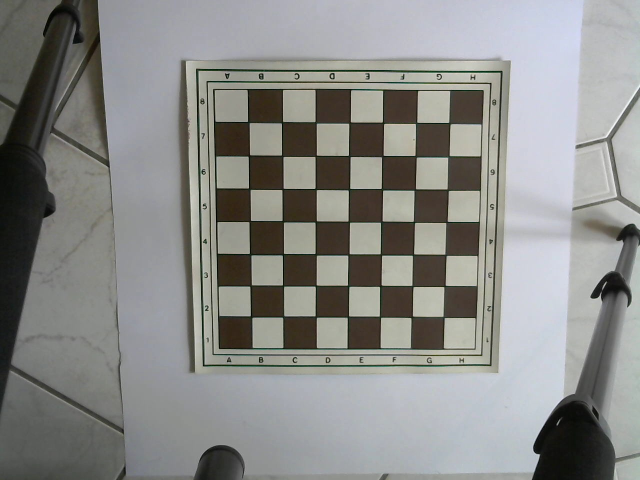
#> input picture testMedia/chessBoard001.jpg, 1280 x 960 px (shown at 1/2 size)
$ python -i Video.py   (imports and definitions only)
#> lines starting #> are read from the running program, lines starting #| are printed output that depends on the picture
#> further down, picture is the input picture: shape (960, 1280, 3); mean B, G, R 136, 138.5, 137.9
#!/usr/bin/python3
# -*- encoding: utf-8 -*-
# part of https://github.com/WolfgangFahl/play-chess-with-a-webcam
import cv2
import numpy as np
import math
from time import strftime
from FPSCheck import FPSCheck
from imutils import perspective
import argparse
from threading import Thread
import os
import sys

class Video:
    """ Video handling e.g. recording/writing """

    # construct me with no parameters
    def __init__(self):
        self.cap = None
        self.frames = 0
        self.ispaused = False
        # current Frame
        self.frame = None
        self.processedFrame=None
        self.maxFrames=sys.maxsize
        # still image ass video feature for jpg
        self.autoPause=False
        self.fpsCheck = None
        pass

    # check whether s is an int
    # [6 lines left out: function is_int, not called in this run]

    # return if video is paused
    def paused(self):
        return self.ispaused

    # pause the video
    def pause(self, ispaused):
        self.ispaused = ispaused

    # capture from the given device
    # [25 lines left out: functions capture, setup, checkFilePath, not called in this run]

    # capture from the given video filePath
    def open(self, filePath):
        self.checkFilePath(filePath)
        self.setup(cv2.VideoCapture(filePath))

    # show the image with the given title
    # [73 lines left out: functions showImage, showAndWriteImage, imencode, readJpgImage, readFrame, play, not called in this run]

    def fileTimeStamp(self):
        return self.timeStamp(separator='_', timeseparator='')

    def timeStamp(self, separator=' ', timeseparator=':'):
        return strftime("%Y-%m-%d" + separator + "%H" + timeseparator + "%M" + timeseparator + "%S")

    # [4 lines left out: function close, not called in this run]

    def checkCap(self):
        if self.cap is None:
            raise "Capture is not initialized"

    # get a still image
    def still(self, prefix, imgformat="jpg", close=True, printHints=True, show=False, postProcess=None):
        filename = "%s%s.%s" % (prefix, self.fileTimeStamp(), imgformat)
        return self.still2File(filename, format=format, close=close, printHints=printHints, show=show, postProcess=postProcess)

    # get a still image
    # [20 lines left out: functions still2File, readImage, not called in this run]

    def writeImage(self,image,filepath):
        cv2.imwrite(filepath, image)

    # [50 lines left out: functions prepareRecording, record, createBlank, not called in this run]

    # was: http://www.robindavid.fr/opencv-tutorial/chapter5-line-edge-and-contours-detection.html
    # is: https://opencv-python-tutroals.readthedocs.io/en/latest/py_tutorials/py_imgproc/py_houghlines/py_houghlines.html
    # https://docs.opencv.org/3.4/d9/db0/tutorial_hough_lines.html
    def houghTransform(self, image):
        """Performs an Hough Transform to given image.

        Returns: lines"""
        gray = cv2.cvtColor(image, cv2.COLOR_BGR2GRAY)
        edges = cv2.Canny(gray, 50, 150, apertureSize=3)
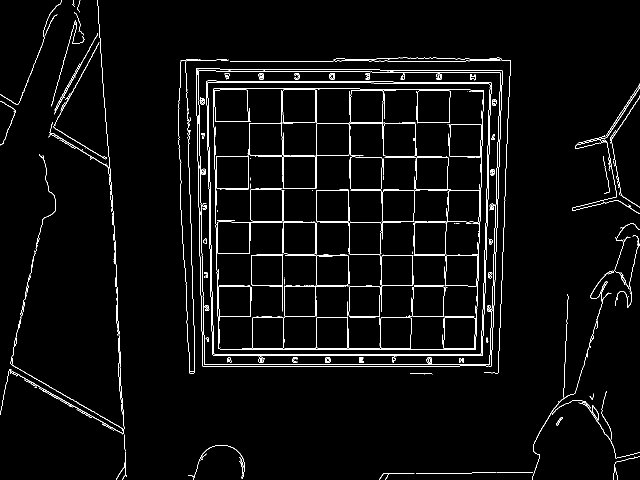
#> edges: shape (960, 1280) (shown at 1/2 size); 3% white in thin lines or dots
        lines = cv2.HoughLines(edges, 1, np.pi / 180, 200)
#> lines = 49 rows, first 8: [633, 0], [729, 1.57], [711, 1.57], [1005, 0.0349], [165, 1.57], [122, 1.57], [696, 1.57], [709, 1.57]
        return lines

    # [21 lines left out: functions houghTransformP, drawTrapezoid, not called in this run]

    def drawCircle(self, image, center, radius=10, color=(0, 255, 0), thickness=1):
        cv2.circle(image, center, radius, color=color, thickness=thickness)

    def drawRectangle(self, image, pt1, pt2, color=(0, 255, 0), thickness=1):
        cv2.rectangle(image, pt1, pt2, color, thickness)

    #  https://docs.opencv.org/4.1.2/d9/db0/tutorial_hough_lines.html
    # [75 lines left out: functions drawLines, rotate, warp, getSubRect, sumIntensity, addTimeStamp and 1 more, not called in this run]

    def drawText(self,frame,text,bottomLeftCornerOfText, font, fontScale,fontBGRColor,lineThickness):
        cv2.putText(frame,text, bottomLeftCornerOfText, font, fontScale,fontBGRColor,lineThickness)


# see https://www.pyimagesearch.com/2017/02/06/faster-video-file-fps-with-cv2-videocapture-and-opencv/
class VideoStream(object):
    """run videograbbing in separate stream"""

    # [33 lines left out: functions __init__, start, update, not called in this run]

    def read(self):
        # return the frame most recently read
        return self.frame

    def stop(self):
        # indicate that the thread should be stopped
        self.stopped = True


# [23 lines not run here, left out]

>>> import cv2
>>> picture = cv2.imread('../testMedia/chessBoard001.jpg')
>>> result = Video().houghTransform(picture)
#> result has the same summary as lines in houghTransform
